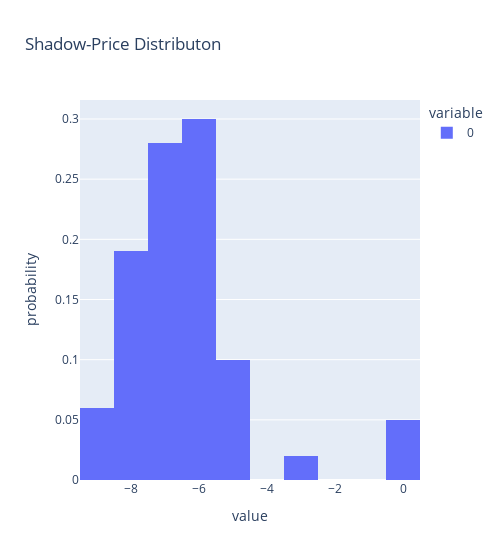

The notebook cell this image was saved under:
### Code cell
# plot shadow price distribution
c = '_C7'
px.histogram(shadowprice_dict[c],  
             histnorm = 'probability',
             width = 500,
             title="Shadow-Price Distributon")

### Figure 1 — Plotly figure (JSON) as saved in the notebook; plotly's stock layout.template omitted (floating-point values rounded to 4 significant figures)
{"data": [{"alignmentgroup": "True", "bingroup": "x", "histnorm": "probability", "hovertemplate": "variable=0<br>value=%{x}<br>probability=%{y}<extra></extra>", "legendgroup": "0", "marker": {"color": "#636efa", "pattern": {"shape": ""}}, "name": "0", "offsetgroup": "0", "orientation": "v", "showlegend": true, "type": "histogram", "x": [-6.154, -5.501, -7.305, -8.074, -7.674, -6.207, -6.07, -2.595, -6.803, -5.215, -7.298, -6.488, -5.642, -5.326, -6.183, -5.929, -8.208, -7.171, -9.262, -5.339, -5.661, -6.486, -7.901, -8.762, 0, -6.868, -8.177, -7.471, -5.546, -7.07, -6.499, -6.5, -5.617, -6.381, -6.014, -6.985, -6.314, -5.135, -6.284, -5.338, -6.141, -7.954, -5.056, -6.44, -6.983, -2.851, -6.343, -7.04, -7.917, -6.084, -8.426, -6.962, -6.838, -6.28, -8.115, -7.619, -6.615, -5.903, -8.144, -7.098, -7.237, -6.561, -7.247, 0, -7.034, -9.031, -7.586, -7.247, -5.587, -7.543, -6.905, -5.233, -8.59, -7.146, -8.973, -7.441, -5.613, -6.608, -4.783, -6.312, -5.432, -7.639, -7.99, -6.375, -7.022, -6.53, -7.394, 0, -9.025, -7.208, -7.638, -6.477, -8.482, -5.059, -8.143, 0, -6.633, -6.07, -8.256, -0.008619], "xaxis": "x", "yaxis": "y"}], "layout": {"barmode": "relative", "legend": {"title": {"text": "variable"}, "tracegroupgap": 0}, "title": {"text": "Shadow-Price Distributon"}, "width": 500, "xaxis": {"anchor": "y", "domain": [0, 1], "title": {"text": "value"}}, "yaxis": {"anchor": "x", "domain": [0, 1], "title": {"text": "probability"}}}}
